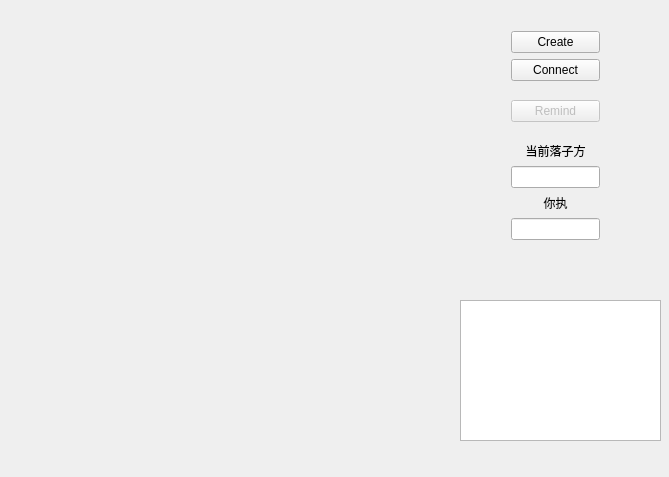
<?xml version="1.0" encoding="UTF-8"?>
<ui version="4.0">
 <class>Gomoku</class>
 <widget class="QMainWindow" name="Gomoku">
  <property name="geometry">
   <rect>
    <x>0</x>
    <y>0</y>
    <width>669</width>
    <height>477</height>
   </rect>
  </property>
  <property name="windowTitle">
   <string>Gomoku</string>
  </property>
  <property name="styleSheet">
   <string notr="true">font-family: Arial, &quot;微软雅黑&quot;;</string>
  </property>
  <widget class="QWidget" name="centralWidget">
   <widget class="ChessBoard" name="chessboard" native="true">
    <property name="geometry">
     <rect>
      <x>20</x>
      <y>10</y>
      <width>432</width>
      <height>432</height>
     </rect>
    </property>
    <property name="mouseTracking">
     <bool>true</bool>
    </property>
   </widget>
   <widget class="QWidget" name="layoutWidget">
    <property name="geometry">
     <rect>
      <x>500</x>
      <y>20</y>
      <width>111</width>
      <height>231</height>
     </rect>
    </property>
    <layout class="QVBoxLayout" name="verticalLayout">
     <item>
      <widget class="QPushButton" name="createButton">
       <property name="text">
        <string>Create</string>
       </property>
      </widget>
     </item>
     <item>
      <widget class="QPushButton" name="connectButton">
       <property name="text">
        <string>Connect</string>
       </property>
      </widget>
     </item>
     <item>
      <spacer name="verticalSpacer">
       <property name="orientation">
        <enum>Qt::Vertical</enum>
       </property>
       <property name="sizeHint" stdset="0">
        <size>
         <width>20</width>
         <height>40</height>
        </size>
       </property>
      </spacer>
     </item>
     <item>
      <widget class="QPushButton" name="remindButton">
       <property name="enabled">
        <bool>false</bool>
       </property>
       <property name="text">
        <string>Remind</string>
       </property>
      </widget>
     </item>
     <item>
      <spacer name="verticalSpacer_2">
       <property name="orientation">
        <enum>Qt::Vertical</enum>
       </property>
       <property name="sizeHint" stdset="0">
        <size>
         <width>20</width>
         <height>40</height>
        </size>
       </property>
      </spacer>
     </item>
     <item>
      <widget class="QLabel" name="label">
       <property name="text">
        <string>&lt;html&gt;&lt;head/&gt;&lt;body&gt;&lt;p align=&quot;center&quot;&gt;当前落子方&lt;/p&gt;&lt;/body&gt;&lt;/html&gt;</string>
       </property>
      </widget>
     </item>
     <item>
      <widget class="QLineEdit" name="cursideEdit">
       <property name="readOnly">
        <bool>true</bool>
       </property>
      </widget>
     </item>
     <item>
      <widget class="QLabel" name="label_2">
       <property name="text">
        <string>&lt;center&gt;你执&lt;/center?</string>
       </property>
      </widget>
     </item>
     <item>
      <widget class="QLineEdit" name="yoursideEdit">
       <property name="readOnly">
        <bool>true</bool>
       </property>
      </widget>
     </item>
    </layout>
   </widget>
   <widget class="QTextBrowser" name="textBrowser">
    <property name="geometry">
     <rect>
      <x>460</x>
      <y>300</y>
      <width>201</width>
      <height>141</height>
     </rect>
    </property>
   </widget>
  </widget>
  <widget class="QMenuBar" name="menuBar">
   <property name="enabled">
    <bool>false</bool>
   </property>
   <property name="geometry">
    <rect>
     <x>0</x>
     <y>0</y>
     <width>669</width>
     <height>20</height>
    </rect>
   </property>
   <property name="nativeMenuBar">
    <bool>false</bool>
   </property>
  </widget>
 </widget>
 <layoutdefault spacing="6" margin="11"/>
 <customwidgets>
  <customwidget>
   <class>ChessBoard</class>
   <extends>QWidget</extends>
   <header>chessboard.h</header>
   <container>1</container>
  </customwidget>
 </customwidgets>
 <resources/>
 <connections/>
</ui>
